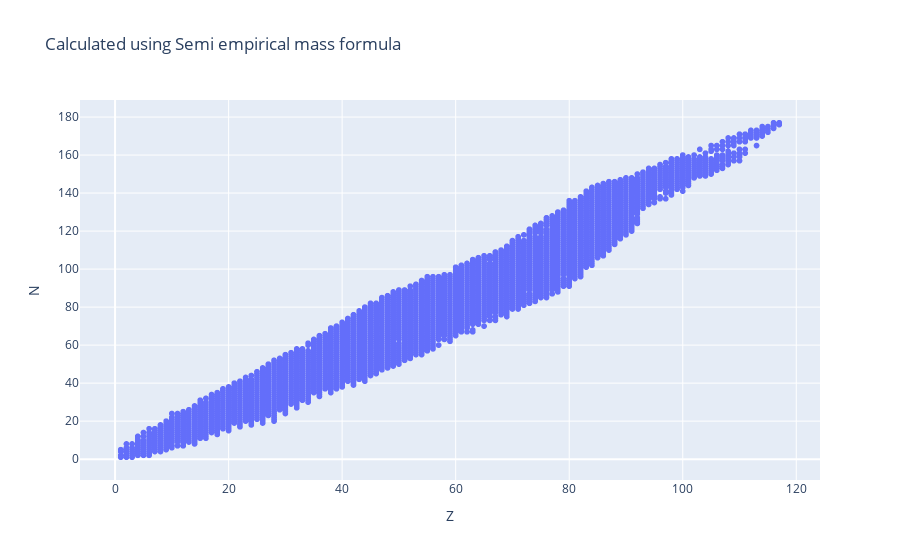

The cell this chart's notebook holds for it:
### Markdown cell above
Imported data from excel sheet

### Code cell
df2 = pd.read_csv('nndc_nudat_data_export_z_n_t.csv')
display(df2.head())

fig2 = px.scatter(df2, x='Z', y='N', hover_name='halflife(Seconds)',
                title='Calculated using Semi empirical mass formula')
fig2.show()

so.scatterplot(df2, x='Z', y='N')
plt.show()

### Figure 1 — Plotly figure (JSON) as saved in the notebook; plotly's stock layout.template omitted (floating-point values rounded to 4 significant figures; data arrays with more than 128 entries replaced by an {"elided": "..."} marker saying what was removed)
{"data": [{"hovertemplate": "<b>%{hovertext}</b><br><br>Z=%{x}<br>N=%{y}<extra></extra>", "hovertext": {"elided": "3160 str values"}, "legendgroup": "", "marker": {"color": "#636efa", "symbol": "circle"}, "mode": "markers", "name": "", "showlegend": false, "type": "scattergl", "x": {"elided": "3160 int values"}, "xaxis": "x", "y": {"elided": "3160 int values"}, "yaxis": "y"}], "layout": {"legend": {"tracegroupgap": 0}, "title": {"text": "Calculated using Semi empirical mass formula"}, "xaxis": {"anchor": "y", "domain": [0, 1], "title": {"text": "Z"}}, "yaxis": {"anchor": "x", "domain": [0, 1], "title": {"text": "N"}}}}
